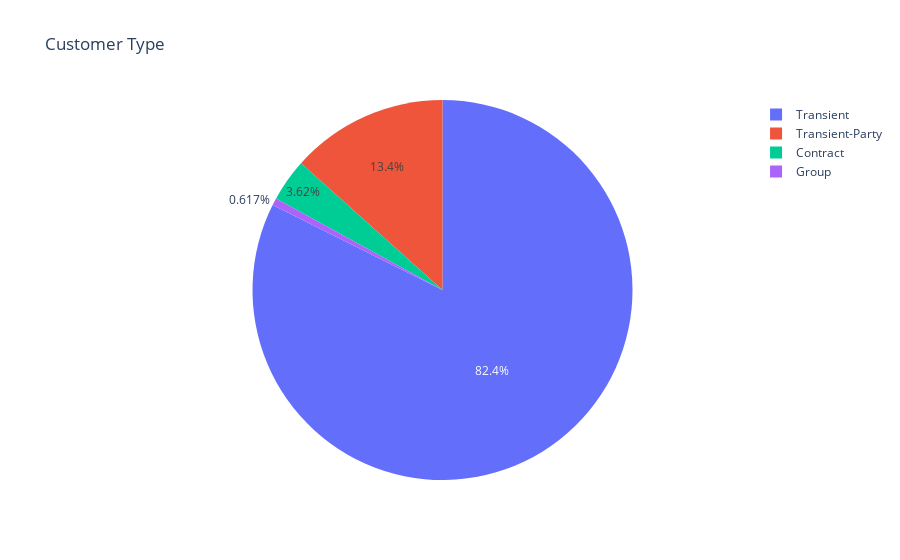

The cell this chart's notebook holds for it:
### Markdown cell above
#### 8. Customer Type

### Code cell
px.pie(data_frame=df.customer_type.value_counts(),names=df.customer_type.value_counts().index,values=df.customer_type.value_counts(),title='Customer Type')

### Figure 1 — Plotly figure (JSON) as saved in the notebook; plotly's stock layout.template omitted (floating-point values rounded to 4 significant figures)
{"data": [{"domain": {"x": [0, 1], "y": [0, 1]}, "hovertemplate": "label=%{label}<br>value=%{value}<extra></extra>", "labels": ["Transient", "Transient-Party", "Contract", "Group"], "legendgroup": "", "name": "", "showlegend": true, "type": "pie", "values": [71317, 11575, 3134, 534]}], "layout": {"legend": {"tracegroupgap": 0}, "title": {"text": "Customer Type"}, "autosize": true}}
